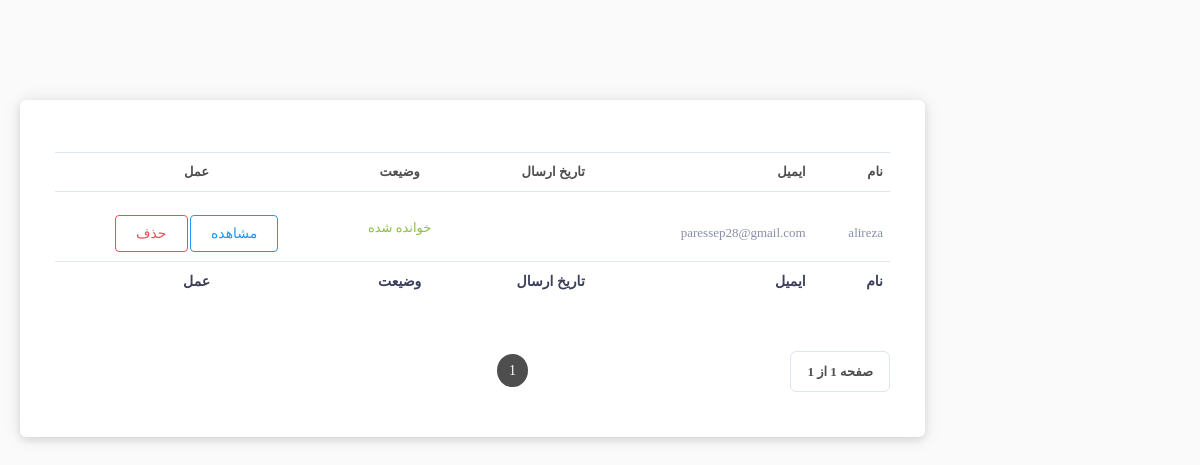
The page /dashbaord/contacts/ on the database as committed earlier.
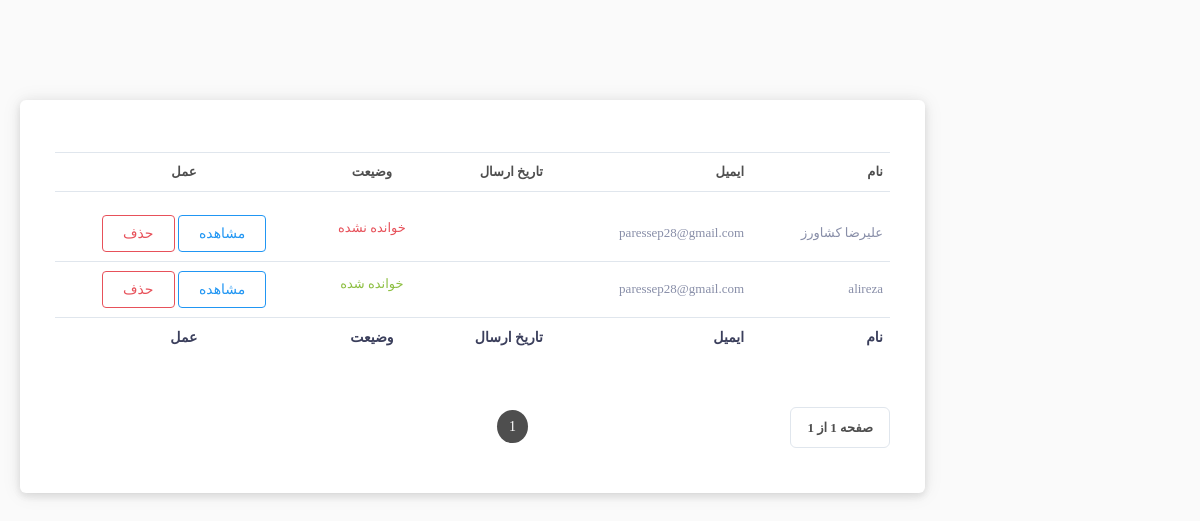
The same page on the database as committed later.
### Contact/models.py (models this page shows)
class Contact(models.Model):
    name=models.CharField(max_length=100)
    email=models.EmailField()
    description=models.TextField()
    is_Displayed =models.BooleanField(default=0)
    date = models.DateTimeField(auto_created=True, auto_now_add=True)

### Contact/views.py (the view)
# urls.py: path("",ContactList.as_view(),name="contact_list"),
class ContactList(ListView):
    model = Contact
    paginate_by = 10
    template_name = 'Contact/contactList.html'
    context_object_name = "list"
    ordering = ['is_Displayed','-date']

### admin_panel/context_processors.py (called while the page is built)
def SiteInformations(request):
	site = PublicSettings.objects.latest('-id')
	return {
	'title': site.title,
    'logoIcon':site.logoIcon.url,
    'logoSite':site.logoSite.url
	}

### polls/templatetags/poll_extras.py (called while the page is built)
@register.filter
def jalali_date(value):
    return datetime2jalali(value).strftime(' تاریخ   %y/%m/%d  ساعت  %H:%M:%S')

### Contact/templates/Contact/contactList.html (shortened to what the changed rows need)
{% extends 'shared/base.html' %}
{% load static %}
{% load render_partial %}
{% block title %}
{% load poll_extras %}
{% endblock %}
{% block header_reference %}
<link rel="stylesheet" type="text/css" href="{% static 'admin_panel/plugins/table/datatable/datatables.css' %}">
<link rel="stylesheet" type="text/css" href="{% static 'admin_panel/assets/css/forms/theme-checkbox-radio.css' %}">
<link rel="stylesheet" type="text/css"
      href="{% static 'admin_panel/plugins/table/datatable/custom_dt_custom.css' %}">
<link rel="stylesheet" type="text/css"
      href="{% static 'admin_panel/plugins/table/datatable/dt-global_style.css' %}">
{% endblock %}
{% block content %}
<div class="col-xl-12 col-lg-12 col-sm-12  layout-spacing">
    <div class="widget-content widget-content-area br-6" style="    box-shadow: 0 4px 6px 0 rgba(85, 85, 85, 0.0901961), 0 1px 20px 0 rgba(0, 0, 0, 0.08), 0px 1px 11px 0px rgba(0, 0, 0, 0.06) !important;">
        <div class="table-responsive mb-4 mt-4">
            <div id="DataTables_Table_0_wrapper" class="dataTables_wrapper container-fluid dt-bootstrap4">
                <div class="row">
                    <div class="col-sm-12">
                        <table class="multi-table table table-hover dataTable" style="width:100%"
                               id="DataTables_Table_0" role="grid" aria-describedby="DataTables_Table_0_info">
                            <thead>
                            <tr role="row">
                        <th rowspan="1" colspan="1">نام</th>
                                <th rowspan="1" colspan="1"> ایمیل</th>
                                                           <th>تاریخ ارسال</th>
                                <th class="text-center" rowspan="1" colspan="1">وضیعت</th>
                                <th class="text-center" rowspan="1" colspan="1">عمل</th>
                            </tr>
                            </thead>
                            <tbody>
    {% for c in list %}
                            <tr role="row">
                                <td class="sorting_1">{{c.name}}  </td>
                                <td> {{c.email}}</td>
        <td >
        </td>
                                <td class="text-center">
                                    {%if c.is_Displayed %}
                                    <p class="text-success">خوانده شده</p>
                                    {% else %}
                                    <p class="text-danger">خوانده نشده</p>
                                    {% endif %}
                                </td>
                                <td class="text-center">
                                    <a href="{% url 'single_contact' pk=c.id %}" class="btn btn-outline-info">مشاهده</a>
                                    <button onclick="myfunc({{c.id}})" type="button" class="btn btn-outline-danger" data-toggle="modal" data-target="#exampleModal">
                                        حذف
                                        </button>
                                </td>
                            </tr>
{% endfor %}
                            </tbody>
                            <tfoot>
                            <tr>
                                <th rowspan="1" colspan="1">نام</th>
                                <th rowspan="1" colspan="1"> ایمیل</th>
                                 <th rowspan="1" colspan="1">تاریخ ارسال</th>
                                <th class="text-center" rowspan="1" colspan="1">وضیعت</th>
                                <th class="text-center" rowspan="1" colspan="1">عمل</th>
                            </tr>
                            </tfoot>
                        </table>
                    </div>
                </div>
                   <div class="row">
                <div class="col-sm-12 col-md-7">
                    <div class="dataTables_paginate paging_simple_numbers" id="zero-config_paginate">
                        <ul class="pagination">
                            {% for pageNumber in paginator.page_range %}
                                <li class="paginate_button page-item {% if page_obj.number == pageNumber %} active  {% endif %}">
                                    <a href="?page={{ pageNumber }}" aria-controls="zero-config" data-dt-idx="1"
                                       tabindex="0" class="page-link">{{ pageNumber }}</a>
                                </li>
                            {% endfor %}
                        </ul>
                    </div>
                </div>
            </div>
            </div>
        </div>
    </div>
</div>
{% endblock %}

Rows that differ between the two databases and show on the page:
added Contact: name "علیرضا کشاورز", email "paressep28@gmail.com", is_Displayed "خوانده نشده"
